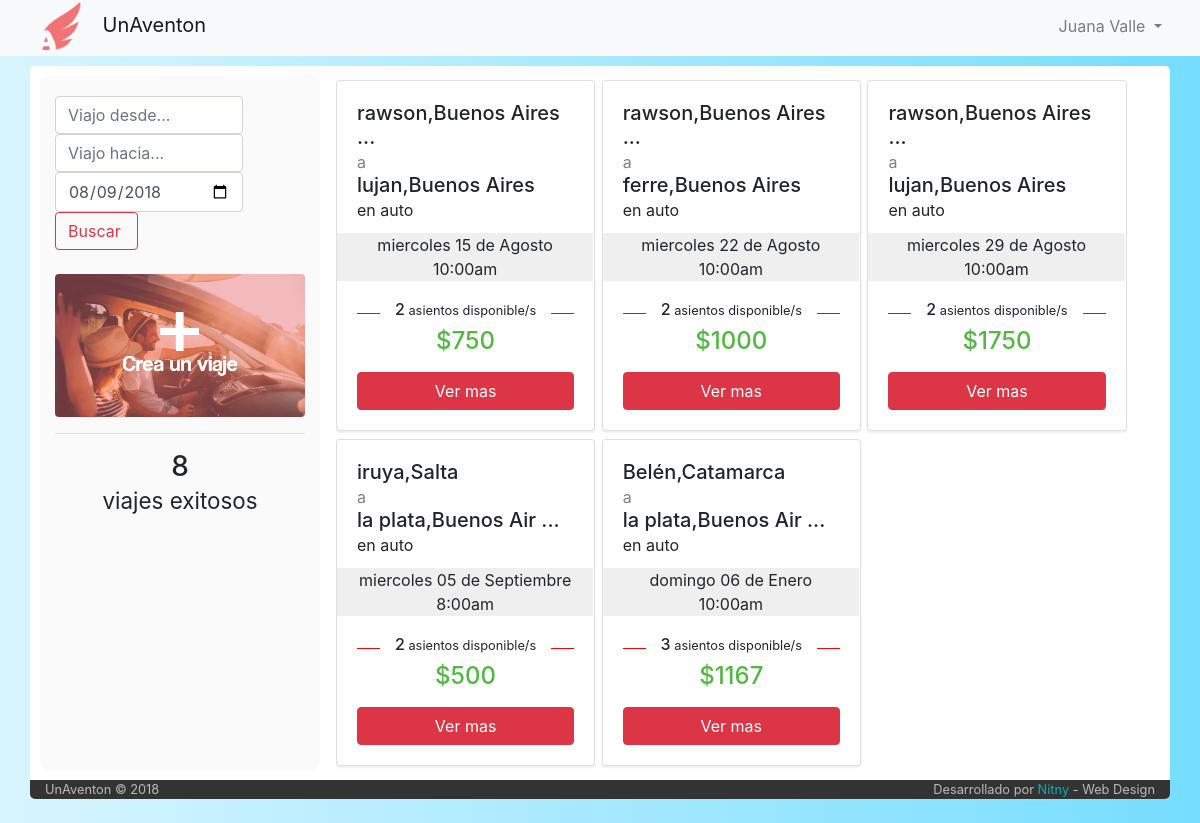
/ (signed in), run on the app's committed database.
### tables this page shows
CREATE TABLE `viaje` (
  `idViaje` int(6) NOT NULL,
  `idPiloto` int(6) NOT NULL,
  `idVehiculo` int(6) NOT NULL,
  `fecha_publicacion` datetime NOT NULL,
  `fecha_partida` datetime NOT NULL,
  `tiempo_estimado` int(11) NOT NULL DEFAULT '30',
  `origen` varchar(60) NOT NULL,
  `destino` varchar(60) NOT NULL,
  `asientos_disponibles` int(2) NOT NULL,
  `costo` int(7) NOT NULL,
  `estado` int(1) NOT NULL DEFAULT '1',
  `tipo` varchar(50) NOT NULL DEFAULT 'unico'
);

CREATE TABLE `tipo_vehiculo` (
  `idTipo` int(1) NOT NULL,
  `icono` varchar(140) DEFAULT NULL,
  `tipo` varchar(11) NOT NULL
);

### index.php (called while the page is built, shortened)
<?php
	include ('core/helpers.php');
	include ('php/inicio_body.php');
	$router = new Router;
	$vars = $router->get_variables();
	render($vars);
	include ('php/cierre_body.php');

### php/filtro.php (called while the page is built, shortened)
<?php
function viajes_query(){
	$query = "SELECT *, tipo_vehiculo.tipo as tipoVehiculo
											from viaje
											inner join usuario on viaje.idPiloto = usuario.idUser
											inner join vehiculo on viaje.idVehiculo = vehiculo.idVehiculo
											inner join tipo_vehiculo on vehiculo.tipo = tipo_vehiculo.idTipo
											where fecha_partida > now() and estado = 1";
	$query .= " order by fecha_partida";
	return $query;
}

### controller/home.php (the view, shortened to what this page needs)
<?php
	function render($vars = [])
	{
		?>
		<div class="row" style="padding:10px 10px;">
			<div class="col-md-3" style="background-color: #fafafa; padding: 20px 15px; border-radius: 8px">
				<form action="" method="POST" class="form-inline my-2 my-lg-0">
					<div class="">
						<input class="form-control mr-sm-1" type="search" aria-label="Search" placeholder="Viajo desde..." name="origen" id="origen" required style="width: 75%" <?php if(isset($_POST['origen'])){ echo 'value="'.$_POST['origen'].'"';} ?>><br/>
				      	<input class="form-control mr-sm-1" type="search" aria-label="Search" placeholder="Viajo hacia..." name="destino" id="destino" style="width: 75%" <?php if(isset($_POST['destino'])){ echo 'value="'.$_POST['destino'].'"';} ?>>
					</div>
				      	<input type="date" id="fecha" name="fecha_partida" class="form-control" min="<?php echo date('Y-m-d'); ?>" style="width: 75%" <?php if(isset($_POST['fecha_partida'])){ echo 'value="'.$_POST['fecha_partida'].'"';} else { echo 'value="'.date('Y-m-d').'"'; } ?>><br/>
				      <button class="btn btn-outline-danger my-2 my-sm-0" type="submit"> Buscar <img src="https://png.icons8.com/ios-glyphs/2x/search.png" alt="" placeholder="fecha de partida" style="width:20px; margin-top:-3px"> </button>
				</form>
				<br>
				<a href="/altaviaje"><img src="img/boton.jpg" alt="" class="img-fluid boton_crear"></a>
				<hr>
				<h3 style="text-align: center">
				<?php
					include('php/conexion.php');
					$contador=mysqli_query($conexion,"SELECT *
																						from viaje
																						where estado=3")
																						or die ("problmas con el contador");
					echo mysqli_num_rows($contador);
					?>
					<br>
					<small>viajes exitosos</small>
					</h3>
 			</div>
			<div class="col-md-9">
			<?php
			include('php/filtro.php');
			$v = viajes_query();
			$viajes=mysqli_query($conexion, $v) or
											die("Problemas en el select:".mysqli_error($conexion));
						while ($viaje=mysqli_fetch_array($viajes)){
							$contador_participaciones=mysqli_query($conexion,"SELECT *
																															from participacion
																															where estado=2 and idViaje=$viaje[idViaje]")
																															or die ("problemas en el contador de asientos disponibles");
						  $contador_participaciones = $viaje['asientos_disponibles'] - mysqli_num_rows($contador_participaciones);
							?>
							<div class="card" style="width: 32%; display: inline-block; margin: 4px 1px; box-shadow: 0px 2px 2px #efefef; min-height: 250px">
							  <div class="card-body">
							    <h5 class="card-title"> <span title="<?php echo $viaje['origen'];?>"><?php echo introtext($viaje['origen']); ?></span> <br> <small style="color:grey">a</small> <br> <span title="<?php echo $viaje['destino']; ?>"><?php echo introtext($viaje['destino']); ?></span> <br> <small>en <?php echo $viaje['tipoVehiculo']; ?></small> </h5>
									<div class="row fluid" style="background-color: #EFEFEF; width: 118%; margin-left: -20px">
										<div class="col-md-12">
											<center><?php echo date_toString($viaje['fecha_partida'],"br"); ?></center>
										</div>
									</div>
									<p class="card-text">
										<div class="strike">
											<span><h6><?php if ($contador_participaciones > 0) {
																						echo $contador_participaciones."<small> asientos disponible/s </small>";
																					}
																			else{
																						echo "<small>No quedan asientos</small>";
																			}
											?> </h6></span>
										</div>
										<h4 style="text-align: center; color: #53b842">$<?php
										 																														if ($viaje['asientos_disponibles'] > 0) {echo round($viaje['costo']/$viaje['asientos_disponibles']);}
										 																														else {echo $viaje['costo'];}?></h4>
									</p>
							    <a href="/viaje/<?php echo $viaje['idViaje'];?>/<?php echo $viaje['origen']."-".$viaje['destino'];?>" class="btn btn-danger" style="width: 100%">Ver mas</a>
							  </div>
							</div>
				 <?php } ?>
			 </div>
		</div>
<?php
	}

### css/stylo.css (style rules this page uses)
body { background-color: grey; }

### php/inicio_body.php (style rules this page uses)
body { background-color: #fff; background: linear-gradient(-90deg, #76ddff, #d8f5ff); }
.strike { display: block; text-align: center; overflow: hidden; white-space: nowrap; }
.strike > span { position: relative; display: inline-block; }
.strike > span:before, .strike > span:after { content: ""; position: absolute; top: 50%; width: 9999px; height: 1px; background: grey; }
.strike > span:before { right: 100%; margin-right: 15px; }
.strike > span:after { left: 100%; margin-left: 15px; }
.boton_crear { border-radius: 4px; transition: 0.5s }

### data on the page
viaje: origen "rawson,Buenos Aires ...", destino "lujan,Buenos Aires", tipo_vehiculo.tipo "auto", fecha_partida "miercoles 15 de Agosto 10:00am", asientos_disponibles "2", $viaje['costo']/$viaje['asientos_disponibles'] "750"
viaje: origen "rawson,Buenos Aires ...", destino "ferre,Buenos Aires", tipo_vehiculo.tipo "auto", fecha_partida "miercoles 22 de Agosto 10:00am", asientos_disponibles "2", $viaje['costo']/$viaje['asientos_disponibles'] "1000"
viaje: origen "rawson,Buenos Aires ...", destino "lujan,Buenos Aires", tipo_vehiculo.tipo "auto", fecha_partida "miercoles 29 de Agosto 10:00am", asientos_disponibles "2", $viaje['costo']/$viaje['asientos_disponibles'] "1750"
viaje: origen "iruya,Salta", destino "la plata,Buenos Air ...", tipo_vehiculo.tipo "auto", fecha_partida "miercoles 05 de Septiembre 8:00am", asientos_disponibles "2", $viaje['costo']/$viaje['asientos_disponibles'] "500"
viaje: origen "Belén,Catamarca", destino "la plata,Buenos Air ...", tipo_vehiculo.tipo "auto", fecha_partida "domingo 06 de Enero 10:00am", asientos_disponibles "3", $viaje['costo']/$viaje['asientos_disponibles'] "1167"

### other printed values
$_SESSION['nombre'] "Juana"
$_SESSION['apellido'] "Valle"
mysqli_num_rows($contador) "8"
